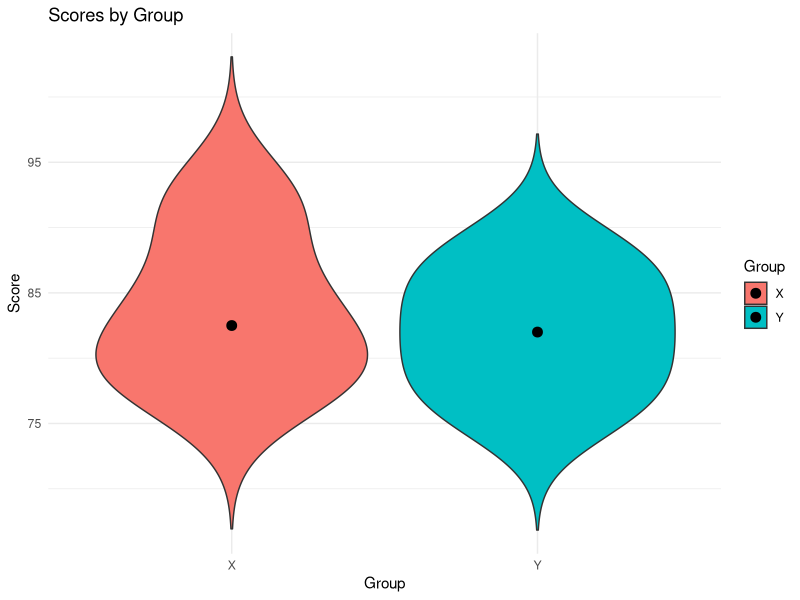

This chart was generated by the following R code:
# Load library
library(ggplot2)

# Create dataset
scores_group_data <- data.frame(
  Group = c("X","X","X","X","Y","Y","Y","Y"),
  Score = c(80, 85, 78, 92, 88, 76, 80, 84)
)

# Violin plot with median point
ggplot(scores_group_data, aes(x = Group, y = Score, fill = Group)) +
  geom_violin(trim = FALSE) +
  stat_summary(fun = median, geom = "point", size = 3, color = "black") +
  labs(
    title = "Scores by Group",
    x = "Group",
    y = "Score"
  ) +
  theme_minimal()

